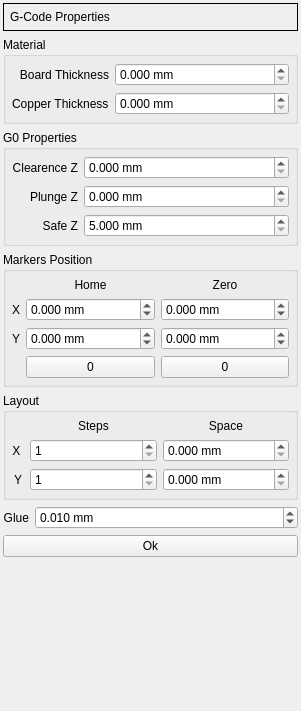
<?xml version="1.0" encoding="UTF-8"?>
<ui version="4.0">
 <class>GCodePropertiesForm</class>
 <widget class="QWidget" name="GCodePropertiesForm">
  <property name="geometry">
   <rect>
    <x>0</x>
    <y>0</y>
    <width>301</width>
    <height>711</height>
   </rect>
  </property>
  <property name="windowTitle">
   <string>Form</string>
  </property>
  <layout class="QVBoxLayout" name="verticalLayout">
   <property name="leftMargin">
    <number>3</number>
   </property>
   <property name="topMargin">
    <number>3</number>
   </property>
   <property name="rightMargin">
    <number>3</number>
   </property>
   <property name="bottomMargin">
    <number>3</number>
   </property>
   <item>
    <widget class="QFrame" name="frame">
     <property name="sizePolicy">
      <sizepolicy hsizetype="Preferred" vsizetype="Fixed">
       <horstretch>0</horstretch>
       <verstretch>0</verstretch>
      </sizepolicy>
     </property>
     <property name="frameShape">
      <enum>QFrame::Panel</enum>
     </property>
     <property name="frameShadow">
      <enum>QFrame::Plain</enum>
     </property>
     <property name="lineWidth">
      <number>1</number>
     </property>
     <property name="midLineWidth">
      <number>0</number>
     </property>
     <layout class="QVBoxLayout" name="verticalLayout_3">
      <property name="leftMargin">
       <number>6</number>
      </property>
      <property name="topMargin">
       <number>6</number>
      </property>
      <property name="rightMargin">
       <number>6</number>
      </property>
      <property name="bottomMargin">
       <number>6</number>
      </property>
      <item>
       <widget class="QLabel" name="label">
<property name="text">
         <string>G-Code Properties</string>
        </property>
       </widget>
      </item>
     </layout>
    </widget>
   </item>
   <item>
    <widget class="QGroupBox" name="groupBox_4">
     <property name="title">
      <string>Material</string>
     </property>
     <layout class="QFormLayout" name="formLayout_2">
      <property name="labelAlignment">
       <set>Qt::AlignRight|Qt::AlignTrailing|Qt::AlignVCenter</set>
      </property>
      <property name="leftMargin">
       <number>6</number>
      </property>
      <property name="topMargin">
       <number>6</number>
      </property>
      <property name="rightMargin">
       <number>6</number>
      </property>
      <property name="bottomMargin">
       <number>6</number>
      </property>
      <item row="0" column="0">
       <widget class="QLabel" name="thicknessLabel">
        <property name="text">
         <string>Board Thickness</string>
        </property>
        <property name="alignment">
         <set>Qt::AlignRight|Qt::AlignTrailing|Qt::AlignVCenter</set>
        </property>
       </widget>
      </item>
      <item row="0" column="1">
       <widget class="DoubleSpinBox" name="dsbxThickness">
        <property name="suffix">
         <string> mm</string>
        </property>
        <property name="decimals">
         <number>3</number>
        </property>
        <property name="maximum">
         <double>100.000000000000000</double>
        </property>
        <property name="singleStep">
         <double>0.100000000000000</double>
        </property>
       </widget>
      </item>
      <item row="1" column="0">
       <widget class="QLabel" name="label_3">
        <property name="text">
         <string>Copper Thickness</string>
        </property>
       </widget>
      </item>
      <item row="1" column="1">
       <widget class="DoubleSpinBox" name="dsbxCopperThickness">
        <property name="suffix">
         <string> mm</string>
        </property>
        <property name="decimals">
         <number>3</number>
        </property>
        <property name="maximum">
         <double>1.000000000000000</double>
        </property>
        <property name="singleStep">
         <double>0.001000000000000</double>
        </property>
       </widget>
      </item>
     </layout>
    </widget>
   </item>
   <item>
    <widget class="QGroupBox" name="groupBox_3">
     <property name="title">
      <string>G0 Properties</string>
     </property>
     <layout class="QFormLayout" name="formLayout_4">
      <property name="labelAlignment">
       <set>Qt::AlignRight|Qt::AlignTrailing|Qt::AlignVCenter</set>
      </property>
      <property name="leftMargin">
       <number>6</number>
      </property>
      <property name="topMargin">
       <number>6</number>
      </property>
      <property name="rightMargin">
       <number>6</number>
      </property>
      <property name="bottomMargin">
       <number>6</number>
      </property>
      <item row="0" column="0">
       <widget class="QLabel" name="clearenceLabel">
        <property name="text">
         <string>Clearence Z</string>
        </property>
        <property name="alignment">
         <set>Qt::AlignRight|Qt::AlignTrailing|Qt::AlignVCenter</set>
        </property>
       </widget>
      </item>
      <item row="0" column="1">
       <widget class="DoubleSpinBox" name="dsbxClearence">
        <property name="suffix">
         <string> mm</string>
        </property>
        <property name="decimals">
         <number>3</number>
        </property>
        <property name="maximum">
         <double>100.000000000000000</double>
        </property>
       </widget>
      </item>
      <item row="1" column="0">
       <widget class="QLabel" name="plungeLabel">
        <property name="text">
         <string>Plunge Z</string>
        </property>
        <property name="alignment">
         <set>Qt::AlignRight|Qt::AlignTrailing|Qt::AlignVCenter</set>
        </property>
       </widget>
      </item>
      <item row="1" column="1">
       <widget class="DoubleSpinBox" name="dsbxPlunge">
        <property name="suffix">
         <string> mm</string>
        </property>
        <property name="decimals">
         <number>3</number>
        </property>
        <property name="maximum">
         <double>100.000000000000000</double>
        </property>
        <property name="singleStep">
         <double>0.100000000000000</double>
        </property>
       </widget>
      </item>
      <item row="2" column="0">
       <widget class="QLabel" name="label_6">
        <property name="text">
         <string>Safe Z</string>
        </property>
        <property name="alignment">
         <set>Qt::AlignRight|Qt::AlignTrailing|Qt::AlignVCenter</set>
        </property>
       </widget>
      </item>
      <item row="2" column="1">
       <widget class="DoubleSpinBox" name="dsbxSafeZ">
        <property name="suffix">
         <string> mm</string>
        </property>
        <property name="decimals">
         <number>3</number>
        </property>
        <property name="minimum">
         <double>5.000000000000000</double>
        </property>
        <property name="maximum">
         <double>1000.000000000000000</double>
        </property>
       </widget>
      </item>
     </layout>
    </widget>
   </item>
   <item>
    <widget class="QGroupBox" name="groupBox_2">
     <property name="title">
      <string>Markers Position</string>
     </property>
     <layout class="QGridLayout" name="gridLayout_2" columnstretch="0,1,1">
      <property name="leftMargin">
       <number>6</number>
      </property>
      <property name="topMargin">
       <number>6</number>
      </property>
      <property name="rightMargin">
       <number>6</number>
      </property>
      <property name="bottomMargin">
       <number>6</number>
      </property>
      <item row="0" column="1">
       <widget class="QLabel" name="label_8">
        <property name="text">
         <string>Home</string>
        </property>
        <property name="alignment">
         <set>Qt::AlignCenter</set>
        </property>
       </widget>
      </item>
      <item row="0" column="2">
       <widget class="QLabel" name="label_9">
        <property name="text">
         <string>Zero</string>
        </property>
        <property name="alignment">
         <set>Qt::AlignCenter</set>
        </property>
       </widget>
      </item>
      <item row="1" column="0">
       <widget class="QLabel" name="homeXLabel">
        <property name="text">
         <string>X</string>
        </property>
        <property name="alignment">
         <set>Qt::AlignCenter</set>
        </property>
       </widget>
      </item>
      <item row="1" column="1">
       <widget class="DoubleSpinBox" name="dsbxHomeX">
        <property name="suffix">
         <string> mm</string>
        </property>
        <property name="decimals">
         <number>3</number>
        </property>
        <property name="minimum">
         <double>-1000.000000000000000</double>
        </property>
        <property name="maximum">
         <double>1000.000000000000000</double>
        </property>
       </widget>
      </item>
      <item row="1" column="2">
       <widget class="DoubleSpinBox" name="dsbxZeroX">
        <property name="suffix">
         <string> mm</string>
        </property>
        <property name="decimals">
         <number>3</number>
        </property>
        <property name="minimum">
         <double>-1000.000000000000000</double>
        </property>
        <property name="maximum">
         <double>1000.000000000000000</double>
        </property>
       </widget>
      </item>
      <item row="2" column="0">
       <widget class="QLabel" name="homeYLabel">
        <property name="text">
         <string>Y</string>
        </property>
        <property name="alignment">
         <set>Qt::AlignCenter</set>
        </property>
       </widget>
      </item>
      <item row="2" column="1">
       <widget class="DoubleSpinBox" name="dsbxHomeY">
        <property name="suffix">
         <string> mm</string>
        </property>
        <property name="decimals">
         <number>3</number>
        </property>
        <property name="minimum">
         <double>-1000.000000000000000</double>
        </property>
        <property name="maximum">
         <double>1000.000000000000000</double>
        </property>
       </widget>
      </item>
      <item row="2" column="2">
       <widget class="DoubleSpinBox" name="dsbxZeroY">
        <property name="suffix">
         <string> mm</string>
        </property>
        <property name="decimals">
         <number>3</number>
        </property>
        <property name="minimum">
         <double>-1000.000000000000000</double>
        </property>
        <property name="maximum">
         <double>1000.000000000000000</double>
        </property>
       </widget>
      </item>
      <item row="3" column="1">
       <widget class="QPushButton" name="pbResetHome">
        <property name="text">
         <string>0</string>
        </property>
       </widget>
      </item>
      <item row="3" column="2">
       <widget class="QPushButton" name="pbResetZero">
        <property name="text">
         <string>0</string>
        </property>
       </widget>
      </item>
     </layout>
    </widget>
   </item>
   <item>
    <widget class="QGroupBox" name="groupBox_5">
     <property name="enabled">
      <bool>true</bool>
     </property>
     <property name="title">
      <string>Layout</string>
     </property>
     <layout class="QGridLayout" name="gridLayout" columnstretch="0,1,1">
      <property name="leftMargin">
       <number>6</number>
      </property>
      <property name="topMargin">
       <number>6</number>
      </property>
      <property name="rightMargin">
       <number>6</number>
      </property>
      <property name="bottomMargin">
       <number>6</number>
      </property>
      <item row="0" column="1">
       <widget class="QLabel" name="label_5">
        <property name="text">
         <string>Steps</string>
        </property>
        <property name="alignment">
         <set>Qt::AlignCenter</set>
        </property>
       </widget>
      </item>
      <item row="0" column="2">
       <widget class="QLabel" name="label_7">
        <property name="text">
         <string>Space</string>
        </property>
        <property name="alignment">
         <set>Qt::AlignCenter</set>
        </property>
       </widget>
      </item>
      <item row="1" column="0">
       <widget class="QLabel" name="label_2">
        <property name="text">
         <string>X </string>
        </property>
        <property name="alignment">
         <set>Qt::AlignCenter</set>
        </property>
       </widget>
      </item>
      <item row="1" column="1">
       <widget class="QSpinBox" name="sbxStepsX">
        <property name="minimum">
         <number>1</number>
        </property>
        <property name="maximum">
         <number>100</number>
        </property>
       </widget>
      </item>
      <item row="1" column="2">
       <widget class="DoubleSpinBox" name="dsbxSpaceX">
        <property name="suffix">
         <string> mm</string>
        </property>
        <property name="decimals">
         <number>3</number>
        </property>
        <property name="minimum">
         <double>0.000000000000000</double>
        </property>
        <property name="maximum">
         <double>100.000000000000000</double>
        </property>
        <property name="stepType">
         <enum>QAbstractSpinBox::DefaultStepType</enum>
        </property>
       </widget>
      </item>
      <item row="2" column="0">
       <widget class="QLabel" name="label_4">
        <property name="text">
         <string>Y</string>
        </property>
        <property name="alignment">
         <set>Qt::AlignCenter</set>
        </property>
       </widget>
      </item>
      <item row="2" column="1">
       <widget class="QSpinBox" name="sbxStepsY">
        <property name="minimum">
         <number>1</number>
        </property>
        <property name="maximum">
         <number>100</number>
        </property>
       </widget>
      </item>
      <item row="2" column="2">
       <widget class="DoubleSpinBox" name="dsbxSpaceY">
        <property name="suffix">
         <string> mm</string>
        </property>
        <property name="decimals">
         <number>3</number>
        </property>
        <property name="minimum">
         <double>0.000000000000000</double>
        </property>
        <property name="maximum">
         <double>100.000000000000000</double>
        </property>
        <property name="stepType">
         <enum>QAbstractSpinBox::DefaultStepType</enum>
        </property>
       </widget>
      </item>
     </layout>
    </widget>
   </item>
   <item>
    <layout class="QHBoxLayout" name="horizontalLayout">
     <property name="spacing">
      <number>6</number>
     </property>
     <property name="topMargin">
      <number>0</number>
     </property>
     <item>
      <widget class="QLabel" name="glueLabel">
       <property name="text">
        <string>Glue</string>
       </property>
       <property name="alignment">
        <set>Qt::AlignRight|Qt::AlignTrailing|Qt::AlignVCenter</set>
       </property>
      </widget>
     </item>
     <item>
      <widget class="DoubleSpinBox" name="dsbxGlue">
       <property name="sizePolicy">
        <sizepolicy hsizetype="MinimumExpanding" vsizetype="Fixed">
         <horstretch>0</horstretch>
         <verstretch>0</verstretch>
        </sizepolicy>
       </property>
       <property name="suffix">
        <string> mm</string>
       </property>
       <property name="decimals">
        <number>3</number>
       </property>
       <property name="maximum">
        <double>1.000000000000000</double>
       </property>
       <property name="singleStep">
        <double>0.005000000000000</double>
       </property>
       <property name="stepType">
        <enum>QAbstractSpinBox::DefaultStepType</enum>
       </property>
       <property name="value">
        <double>0.010000000000000</double>
       </property>
      </widget>
     </item>
    </layout>
   </item>
   <item>
    <widget class="QPushButton" name="pbOk">
     <property name="text">
      <string>Ok</string>
     </property>
    </widget>
   </item>
   <item>
    <spacer name="verticalSpacer">
     <property name="orientation">
      <enum>Qt::Vertical</enum>
     </property>
     <property name="sizeHint" stdset="0">
      <size>
       <width>20</width>
       <height>40</height>
      </size>
     </property>
    </spacer>
   </item>
  </layout>
 </widget>
 <customwidgets>
  <customwidget>
   <class>DoubleSpinBox</class>
   <extends>QDoubleSpinBox</extends>
   <header location="global">doublespinbox.h</header>
  </customwidget>
 </customwidgets>
 <resources/>
 <connections/>
</ui>
